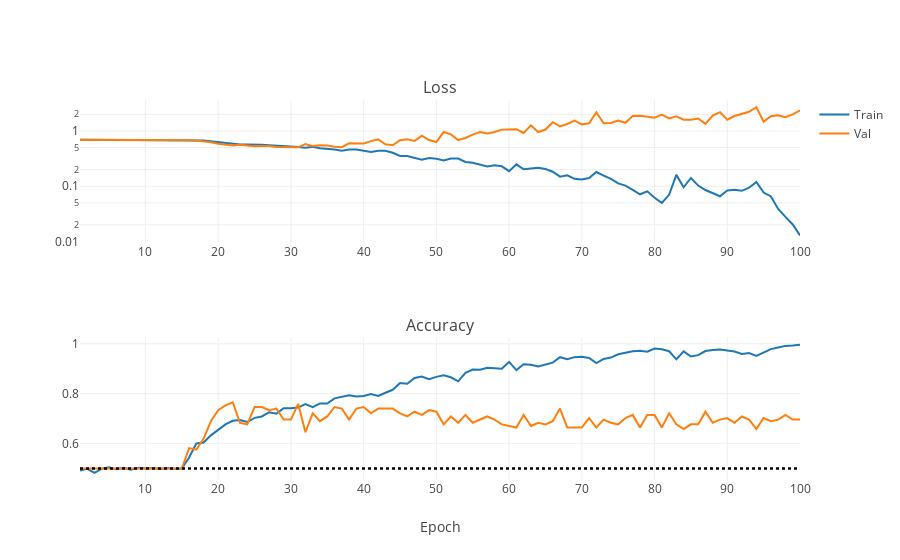

The code cell stored with this chart in its notebook:
### Markdown cell above
Hmm, it seems that it's difficult for the network to learn in this setup. Let's increase its size to increase learning capacity. Perhaps downscale=4 will be better?

### Code cell
iplot(plot_training_stats(NNs_path + "/AlexNet_logs/2_downscale4.log"))
